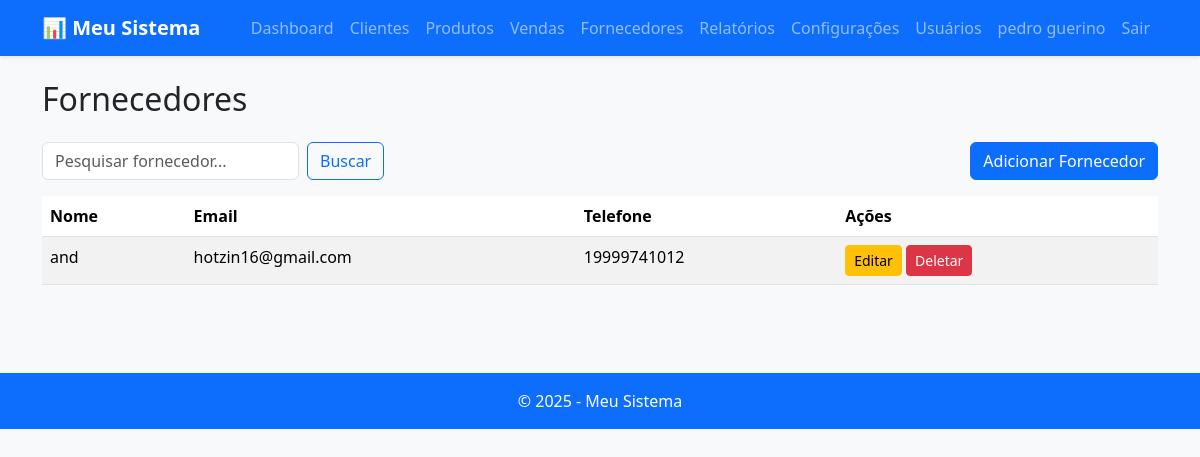
The app's page /fornecedores (signed in) with its own data.
### app/models.py (models this page shows, shortened)
class User(UserMixin, db.Model):
    id = db.Column(db.Integer, primary_key=True)
    username = db.Column(db.String(150), nullable=False, unique=True)
    email = db.Column(db.String(150), nullable=False, unique=True)
    password_hash = db.Column(db.String(256), nullable=False)
    created_at = db.Column(db.DateTime, default=datetime.utcnow)

class Supplier(db.Model):
    id = db.Column(db.Integer, primary_key=True)
    nome = db.Column(db.String(120), nullable=False)
    email = db.Column(db.String(120))
    telefone = db.Column(db.String(50))
    endereco = db.Column(db.String(255))
    created_at = db.Column(db.DateTime, default=datetime.utcnow)
    produtos = db.relationship('Product', backref='fornecedor', lazy=True)

### app/routes.py (the view)
@main.route('/fornecedores')
@login_required
def fornecedores():
    search_query = request.args.get('search_query')
    if search_query:
        all_suppliers = Supplier.query.filter(Supplier.nome.ilike(f'%{search_query}%')).order_by(Supplier.nome).all()
    else:
        all_suppliers = Supplier.query.order_by(Supplier.nome).all()
    return render_template('suppliers.html', fornecedores=all_suppliers, search_query=search_query)

### app/models.py (called while the page is built)
@login_manager.user_loader
def load_user(user_id):
    return User.query.get(int(user_id))

### app/templates/suppliers.html (shortened to what this page needs)
{% extends "base.html" %}
{% block content %}
<h2 class="mb-4">Fornecedores</h2>
<div class="mb-3 d-flex justify-content-between align-items-center">
  <form method="GET" action="{{ url_for('main.fornecedores') }}" class="d-flex">
    <input type="text" name="search_query" class="form-control me-2" placeholder="Pesquisar fornecedor..." value="{{ search_query or '' }}">
    <button type="submit" class="btn btn-outline-primary">Buscar</button>
  </form>
  <a href="{{ url_for('main.novo_fornecedor') }}" class="btn btn-primary">Adicionar Fornecedor</a>
</div>
<table class="table table-striped table-hover">
  <thead>
    <tr>
      <th>Nome</th>
      <th>Email</th>
      <th>Telefone</th>
      <th>Ações</th>
    </tr>
  </thead>
  <tbody>
    {% for fornecedor in fornecedores %}
      <tr>
        <td>{{ fornecedor.nome }}</td>
        <td>{{ fornecedor.email }}</td>
        <td>{{ fornecedor.telefone }}</td>
        <td>
          <a href="{{ url_for('main.editar_fornecedor', sid=fornecedor.id) }}" class="btn btn-sm btn-warning">Editar</a>
          <form method="POST" action="{{ url_for('main.deletar_fornecedor', sid=fornecedor.id) }}" style="display:inline;" onsubmit="return confirm('Tem certeza que deseja deletar este fornecedor?');">
            <button type="submit" class="btn btn-sm btn-danger">Deletar</button>
          </form>
        </td>
      </tr>
    {% endfor %}
  </tbody>
</table>
{% endblock %}

### app/templates/base.html (shortened to what this page needs)
<!DOCTYPE html>
<html lang="pt-BR">
<head>
  <link href="https://cdn.jsdelivr.net/npm/bootstrap@5.3.3/dist/css/bootstrap.min.css" rel="stylesheet">
  <link href="https://cdn.jsdelivr.net/npm/bootstrap-icons/font/bootstrap-icons.css" rel="stylesheet">
  <link rel="stylesheet" href="{{ url_for('static', filename='css/style.css') }}"></head>
<body class="bg-light">
  <nav class="navbar navbar-expand-lg navbar-dark bg-primary shadow-sm">
    <div class="container">
      <a class="navbar-brand" href="{{ url_for('main.dashboard') }}">📊 Meu Sistema</a>
      <div class="collapse navbar-collapse" id="nav">
        <ul class="navbar-nav ms-auto">
          <li class="nav-item"><a class="nav-link" href="{{ url_for('main.dashboard') }}">Dashboard</a></li>
          <li class="nav-item"><a class="nav-link" href="{{ url_for('main.clientes') }}">Clientes</a></li>
          <li class="nav-item"><a class="nav-link" href="{{ url_for('main.produtos') }}">Produtos</a></li>
          <li class="nav-item"><a class="nav-link" href="{{ url_for('main.vendas') }}">Vendas</a></li>
          <li class="nav-item"><a class="nav-link" href="{{ url_for('main.fornecedores') }}">Fornecedores</a></li>
          <li class="nav-item"><a class="nav-link" href="{{ url_for('main.relatorios') }}">Relatórios</a></li>
          <li class="nav-item"><a class="nav-link" href="{{ url_for('main.configuracoes') }}">Configurações</a></li>
          {% if current_user.is_authenticated %}
            <li class="nav-item"><a class="nav-link" href="{{ url_for('main.users') }}">Usuários</a></li>
            <li class="nav-item"><a class="nav-link" href="#">{{ current_user.username }}</a></li>
            <li class="nav-item"><a class="nav-link" href="{{ url_for('main.logout') }}">Sair</a></li>
          {% else %}
            <li class="nav-item"><a class="nav-link" href="{{ url_for('main.login') }}">Login</a></li>
            <li class="nav-item"><a class="nav-link" href="{{ url_for('main.register') }}">Registrar</a></li>
          {% endif %}
        </ul>
      </div>
    </div>
  </nav>
  <main class="container py-4">
    {% block content %}{% endblock %}
  </main>
  <footer class="bg-primary text-white text-center py-3 mt-5">
    © {{ 2025 }} - Meu Sistema
  </footer>
  <script src="{{ url_for('static', filename='app.js') }}"></script></body>
</html>

### app/static/css/style.css (style rules this page uses)
body { font-family: 'Segoe UI', Tahoma, Geneva, Verdana, sans-serif; background:#f8f9fb; }
.navbar-brand { font-weight:700; }

### records on screen
User: username "pedro guerino"
Supplier: nome "and", email "hotzin16@gmail.com", telefone "19999741012"

### other values on screen
{{ 2025 }} "2025"
